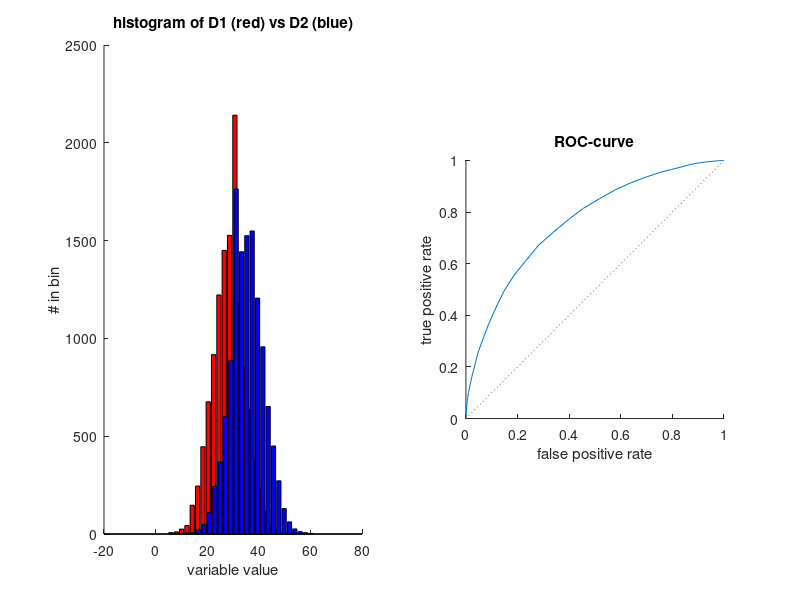

MATLAB code for this plot:
function [auc] = get_auc(D1,D2);
% gets the auc of the roc curve for data D1 and D2, ;
% where D2 typically takes on higher values than D1 ;
%
% test with get_auc([],[],1);
%
% The outputs are: ;
% auc: The area under the roc curve. ; 
%%%%%%%%%%%%%%%%%%%%%%%%%%%%%%%%%%%%%%%%%%%%%%%%%%%%%%%%%%%%%%%%

plot_flag=0;

if (nargin<2 | isempty(D1) | isempty(D2));
b=0.05;n=4*1024; n=12340;
disp(sprintf(' testing get_auc: '));
disp(sprintf(' generating test data with %d points',n));
%D1 = max(0,min(1,randn(n+2,1)/10+0.5-b));D2 = max(0,min(1,randn(n+3,1)/10+0.5+b));
%K=12; D1 = round(K*max(0,min(1,randn(n-4,1)/10+0.5-b)))/K; D2 = round(K*max(0,min(1,randn(n+13,1)/10+0.5+b)))/K;
K=64; D1 = round(K*max(0,min(1,randn(n-3,1)/10+0.5-b))); D2 = round(K*max(0,min(1,randn(n+2,1)/10+0.5+b)));
plot_flag=1;
end;%if (isempty(D1) | isempty(D2));

D1 = reshape(D1,1,length(D1));
D2 = reshape(D2,1,length(D2));
buc = [D1 , D2 ; zeros(1,length(D1)) , ones(1,length(D2))];
[buc_y,buc_i] = sort(buc(1,:),'ascend');
buc = buc(:,buc_i);
vv = buc(1,:); xy = buc(2,:);
vgvm = [0 (vv(2:end)>vv(1:end-1))]; vvp = zeros(1,length(vv)); vvp(1)=1; ptmp=vvp(1); for (nl=2:length(vvp)); if (vgvm(nl)); vvp(nl)=nl; ptmp=nl; else; vvp(nl)=ptmp; end; end; vvp = vvp-1; vvp(find(vvp<1))=1;
vlvp = [(vv(1:end-1)<vv(2:end)) 0]; vvq = zeros(1,length(vv)); vvq(end)=length(vv); qtmp=vvq(end); for (nl=length(vvq)-1:-1:1); if (vlvp(nl)); vvq(nl)=nl; qtmp=nl; else; vvq(nl)=qtmp; end;end; vvq = vvq+1; vvq(find(vvq>length(vvq)))=length(vvq)+1;
yy = cumsum(xy(end:-1:1)); yy = [yy(end:-1:1) 0];
xij = find(xy==0);
auc = sum( yy(vvq(xij)) + yy(vvp(xij)+1) ) / 2 / length(D1) / length(D2);

if plot_flag;
disp(sprintf('plotting fpr and tpr...'));
D1 = reshape(D1,1,length(D1));
D2 = reshape(D2,1,length(D2));
hbins=linspace(0,K,32);hD1=hist(D1,hbins);hD2=hist(D2,hbins);
[D,I1,I2] = union(D1,D2);
tpr = sum(repmat(D2,length(D),1)>=repmat(transpose(D),1,length(D2)),2)/length(D2);
fpr = sum(repmat(D1,length(D),1)>=repmat(transpose(D),1,length(D1)),2)/length(D1);
figpos();
subplot(1,2,1);
hold on;
b=bar(hbins-0.25,hD1);set(b,'FaceColor','r');
b=bar(hbins+0.25,hD2);set(b,'FaceColor','b');
hold off;
xlabel('variable value'); ylabel('# in bin'); title('histogram of D1 (red) vs D2 (blue)');
subplot(1,2,2);
hold on;
plot(fpr,tpr,'-');
plot([0 1],[0,1],':');
hold off;
axis square; xlabel('false positive rate'); ylabel('true positive rate'); title('ROC-curve');
Auc = trapz(fpr(end:-1:1),tpr(end:-1:1)); disp(sprintf(' Auc (area under curve) = Auc = %0.4f, should be the same as the calculated auc = %0.4f',Auc,auc));
end;%if plot_flag;

%%%%%%%%%%%%%%%%%%%%%%%%%%%%%%%%%%%%%%%%%%%%%%%%%%%%%%%%%%%%%%%%

function [fig1] = figpos()
set(0,'Units','pixels') ;
scnsize = get(0,'ScreenSize');
fig1 = figure;
position = get(fig1,'Position');
outerpos = get(fig1,'OuterPosition');
borders = outerpos - position;

edge = -borders(1)/2;
pos1 = [edge - 1800,  scnsize(4) * (2/3) - 500,  scnsize(3) - edge + 300,  scnsize(4) + 300];
set(fig1,'OuterPosition',pos1);
